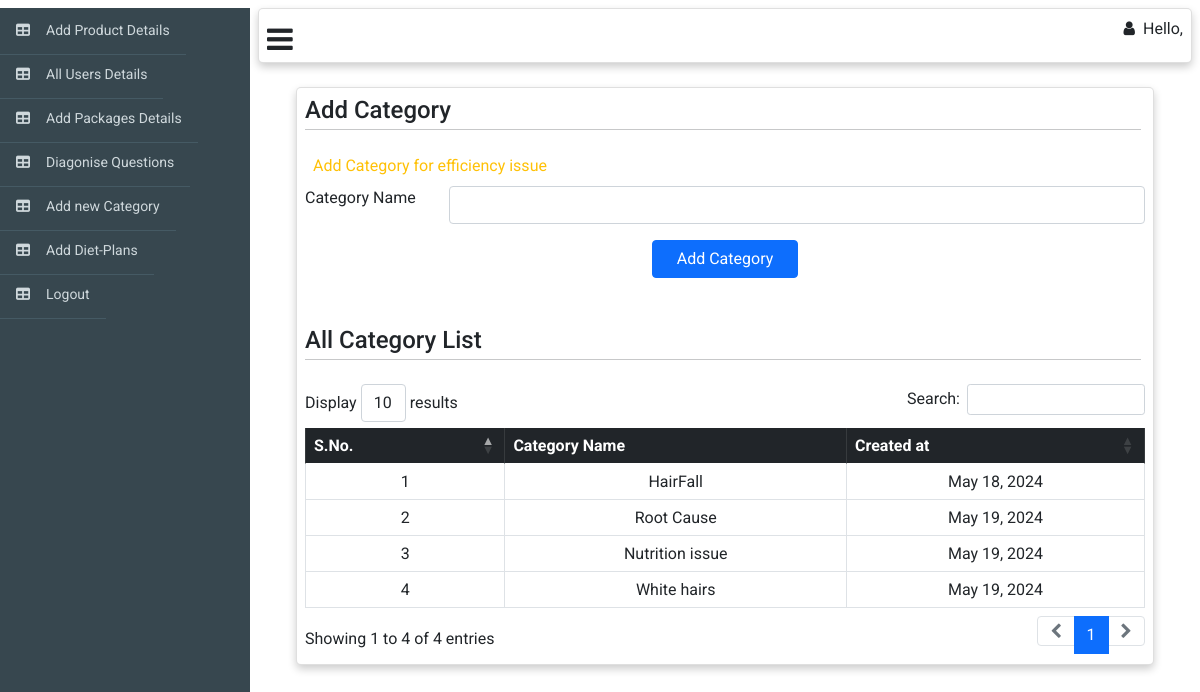
Page /web_admin/add-category on the earlier database version.
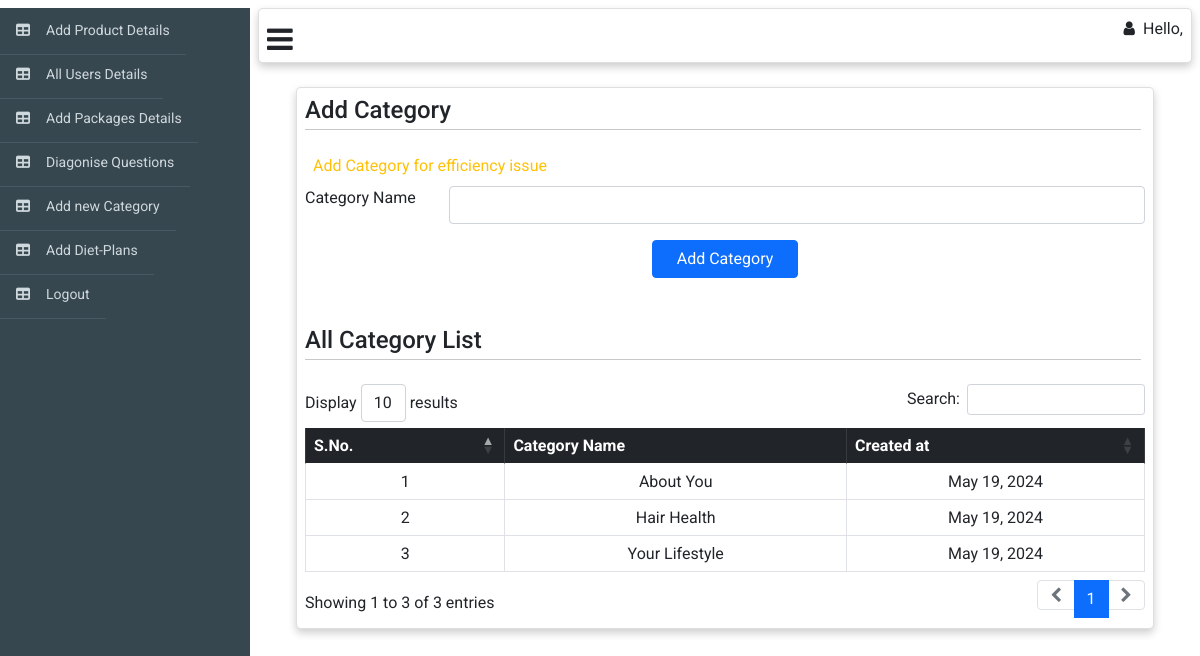
Same page on the later database version.
### web_admin/models.py (models this page shows)
class category(models.Model):
    name =models.CharField(max_length=50)
    is_active = models.BooleanField(default=True)
    created_at = models.DateTimeField(auto_now_add=True)
    updated_at = models.DateTimeField(auto_now=True)

### web_admin/views.py (the view, shortened to what this page needs)
# urls.py: path('add-category',AddCategory.as_view(),name='add-category'),
class AddCategory(APIView):
    model = category
    template_name = "add_category.html"
    def get(self,request,*args, **kwargs):
        list = self.model.objects.all()
        context={'list':list}
        return render(request,self.template_name,context)

### web_admin/templates/add_category.html (shortened to what this page needs)
{% extends "web_adminbase.html" %} {% block body %}{% load static %}
<div class="m-4">
  <div class="card me-6 p-2" style="width: auto">
    <h4 class="m-0 p-0">
      Add Category
      <hr class="hr p-0 mt-1 me-1" />
    </h4>
    <form
      action="/web_admin/add-category"
      method="post"
      enctype="multipart/form-data"
    >
      <marquee class="text-warning m-2 font-weight-bold"> Add Category for efficiency issue </marquee>
      <div class="form-group row mt-2">
        <label for="" class="col-sm-2 form-control-label">Category Name </label>
        <div class="col-sm-10">
          <input type="text" name="name" id="alias-textbox" class="form-control" />
        </div>
      </div>
      <div class="d-flex justify-content-center mt-2">
        <button type="submit" class="btn btn-primary pe-4 ps-4 m-2">
          Add Category
        </button>
      </div>
    </form>
    <h4 class="mt-4 p-0">
      All Category List
      <hr class="hr p-0 mt-1 me-1" />
    </h4>
    <table
      id="example"
      class="table table-bordered text-center"
      style="width: 100%"
    >
      <thead class="table-dark text-center">
        <tr class="p-3 text-center">
          <th>S.No.</th>
          <th>Category Name</th>
          <th>Created at</th>
        </tr>
      </thead>
      <tbody>
        {% for obj in list %}
        <tr>
          <td>{{forloop.counter}}</td>
          <td>{{obj.name}}</td>
          <td>{{obj.created_at|date}}</td>
        </tr>
        {% endfor %}
      </tbody>
    </table>
  </div>
</div>
{% endblock %}

Differences in the rows shown:
removed category: name "HairFall", created_at "May 18, 2024"
changed category: name "Root Cause" → "About You"
changed category: name "Nutrition issue" → "Hair Health"
changed category: name "White hairs" → "Your Lifestyle"
Other differences:
text written by a page script: "Display results Search: Showing 1 to 4 of 4 entries 1" → "Display results Search: Showing 1 to 3 of 3 entries 1"
